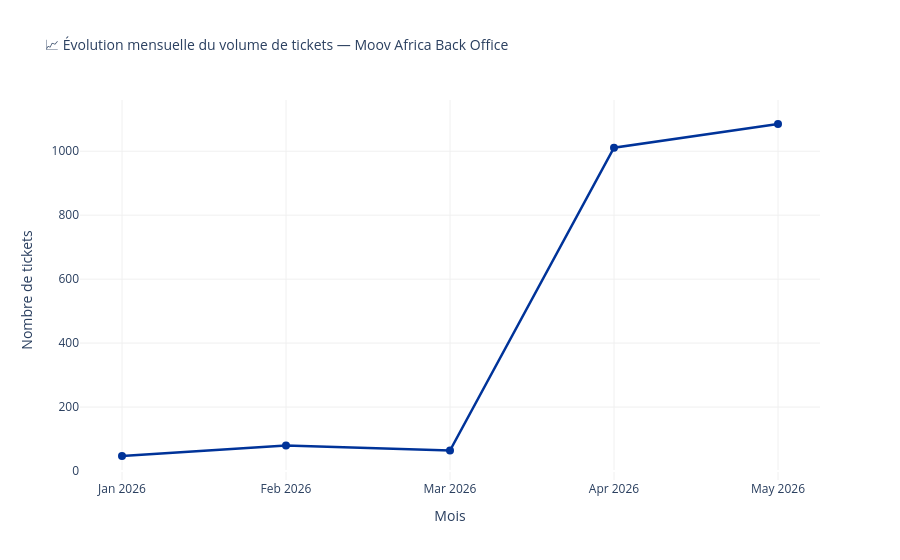

Notebook code cell kept with this figure:
### Code cell
# ─────────────────────────────────────────────────────────────
# ÉVOLUTION TEMPORELLE DES VOLUMES
# ─────────────────────────────────────────────────────────────

vol_mensuel = df_clean.groupby("mois_nom").size().reset_index(name="volume")
# Tri chronologique
vol_mensuel["date_sort"] = pd.to_datetime(vol_mensuel["mois_nom"], format="%b %Y")
vol_mensuel = vol_mensuel.sort_values("date_sort")

fig = px.line(
    vol_mensuel,
    x="mois_nom",
    y="volume",
    title="📈 Évolution mensuelle du volume de tickets — Moov Africa Back Office",
    markers=True,
    color_discrete_sequence=[MOOV_BLUE],
    labels={"mois_nom": "Mois", "volume": "Nombre de tickets"},
)

fig.update_traces(line_width=2.5, marker_size=8)
fig.update_layout(
    title_font_size=14,
    plot_bgcolor="white",
    paper_bgcolor="white",
    xaxis=dict(showgrid=True, gridcolor="#F0F0F0"),
    yaxis=dict(showgrid=True, gridcolor="#F0F0F0"),
    hovermode="x unified",
)
fig.show()

### Figure 1 — Plotly figure (JSON) as saved in the notebook; plotly's stock layout.template omitted (floating-point values rounded to 4 significant figures)
{"data": [{"hovertemplate": "Mois=%{x}<br>Nombre de tickets=%{y}<extra></extra>", "legendgroup": "", "line": {"color": "#003399", "dash": "solid", "width": 2.5}, "marker": {"size": 8, "symbol": "circle"}, "mode": "lines+markers", "name": "", "orientation": "v", "showlegend": false, "type": "scatter", "x": ["Jan 2026", "Feb 2026", "Mar 2026", "Apr 2026", "May 2026"], "xaxis": "x", "y": [47, 80, 64, 1011, 1085], "yaxis": "y"}], "layout": {"hovermode": "x unified", "legend": {"tracegroupgap": 0}, "paper_bgcolor": "white", "plot_bgcolor": "white", "title": {"font": {"size": 14}, "text": "📈 Évolution mensuelle du volume de tickets — Moov Africa Back Office"}, "xaxis": {"anchor": "y", "domain": [0, 1], "gridcolor": "#F0F0F0", "showgrid": true, "title": {"text": "Mois"}}, "yaxis": {"anchor": "x", "domain": [0, 1], "gridcolor": "#F0F0F0", "showgrid": true, "title": {"text": "Nombre de tickets"}}}}
